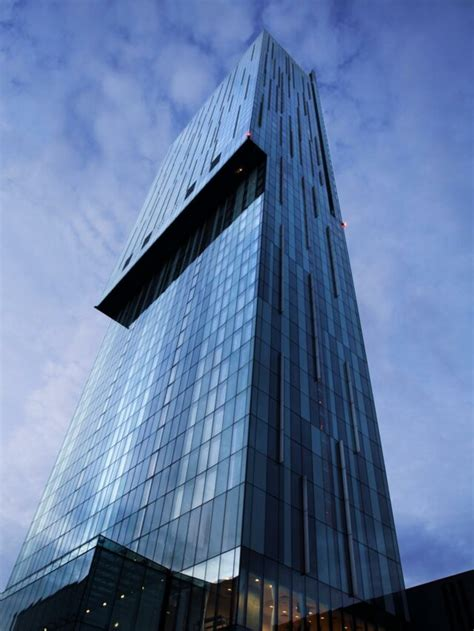
#> input picture examples/building.jpeg, 474 x 631 px
$ python main.py examples/building.jpeg
#> lines starting #> are read from the running program, lines starting #| are printed output that depends on the picture; after the words box and inside, x2 and y2 are one past the last pixel; in counts of white or black regions, pixels touching at a corner belong together
### ransac.py
import numpy as np
def normalize_vector(v):
    norm = np.hypot(v[0], v[1])
    if norm == 0:
        return None
    return (v[0] / norm, v[1] / norm)


def angle_between(v1, v2):
    dot = v1[0]*v2[0] + v1[1]*v2[1]
    det = v1[0]*v2[1] - v1[1]*v2[0]
    return np.arctan2(det, dot)

def direction_vector(line):
    x1, y1, x2, y2 = line[0]
    return (x2 - x1, y2 - y1)

def ransac_line_clusters(lines, angle_threshold=np.deg2rad(10), max_clusters=3):
    clusters = []
    used = [False] * len(lines)

    for i, line in enumerate(lines):
        if used[i]:
            continue
        base_vec = direction_vector(line)
        base_vec = normalize_vector(base_vec)
        if base_vec is None:
            continue

        cluster = [line]
        used[i] = True

        for j in range(i + 1, len(lines)):
            if used[j]:
                continue
            compare_vec = direction_vector(lines[j])
            compare_vec = normalize_vector(compare_vec)
            if compare_vec is None:
                continue
            angle = abs(angle_between(base_vec, compare_vec))
            if angle < angle_threshold or abs(angle - np.pi) < angle_threshold:
                cluster.append(lines[j])
                used[j] = True

        clusters.append(cluster)
        if len(clusters) >= max_clusters:
            break

    return clusters

### main.py
import matplotlib.pyplot as plt
import numpy as np
import argparse
import cv2
import itertools
from ransac import ransac_line_clusters

def is_grayscale(img):
    return len(img.shape) == 2


def get_image_in_rgb(img):
    if is_grayscale(img):
        return cv2.cvtColor(img.copy(), cv2.COLOR_GRAY2RGB)
    else:
        return img.copy()


def get_image_with_lines(img, lines):
    # Draw the lines on a copy of the original image
    output = get_image_in_rgb(img)
    if lines is not None:
        for line in lines:
            x1, y1, x2, y2 = line[0]
            cv2.line(output, (x1, y1), (x2, y2), (255, 0, 0), 2)
    return output


def segment_to_line(line):
    x1, y1, x2, y2 = line[0]
    A = y2 - y1
    B = x1 - x2
    C = A * x1 + B * y1
    return A, B, C


def direction_vector(segment):
    x1, y1, x2, y2 = segment[0]
    return x2 - x1, y2 - y1


def get_intersection_point(line1, line2):
    A1, B1, C1 = segment_to_line(line1)
    A2, B2, C2 = segment_to_line(line2)
    # v1 x v2 = ||v1|| ||v2|| sin(theta)
    v1 = direction_vector(line1)
    v2 = direction_vector(line2)
    cross = abs(v1[0] * v2[1] - v1[1] * v2[0])
    len1 = np.hypot(*v1)
    len2 = np.hypot(*v2)
    sin_theta = cross / (len1 * len2)
    if (abs(sin_theta) < 0.1):
        return None
    determinant = A1 * B2 - A2 * B1
    x = (C1 * B2 - C2 * B1) / determinant
    y = (A1 * C2 - A2 * C1) / determinant
    return x, y


def get_intersections(lines):
    for (line1, line2) in itertools.combinations(lines, 2):
        point = get_intersection_point(line1, line2)
        if (point is not None):
            yield point

def apply_canny(image, kernel_size, sigma):
    blurred = cv2.GaussianBlur(image, (kernel_size, kernel_size), sigma)
    edges = cv2.Canny(blurred, threshold1=100,
                          threshold2=200)
    return (blurred, edges)

def apply_ransac(lines, angle_threshold, max_clusters):
    intersection_points = []
    vps = []

    clusters = ransac_line_clusters(lines, angle_threshold, max_clusters)

    for cluster in clusters:
        intersections = list(get_intersections(cluster))
        intersection_points.extend(intersections)

        if intersections:
            vp = np.mean(intersections, axis=0)
            vps.append(vp)

    return (vps, intersection_points)


def display_image(image_path):
    """
    Reads and displays a PNG image using matplotlib.

    Parameters:
    image_path (str): Path to the PNG image file.
    """
#> called with image_path = 'examples/building.jpeg'

    try:
        # Read the image
        img = cv2.cvtColor(cv2.imread(image_path), cv2.COLOR_BGR2RGB)

        height, width, channels = img.shape
#> height = 631; width = 474; channels = 3
        print(f"Image dimensions: {width}x{height}, Channels: {channels}")
#| Image dimensions: 474x631, Channels: 3
        gray = cv2.cvtColor(img, cv2.COLOR_BGR2GRAY)
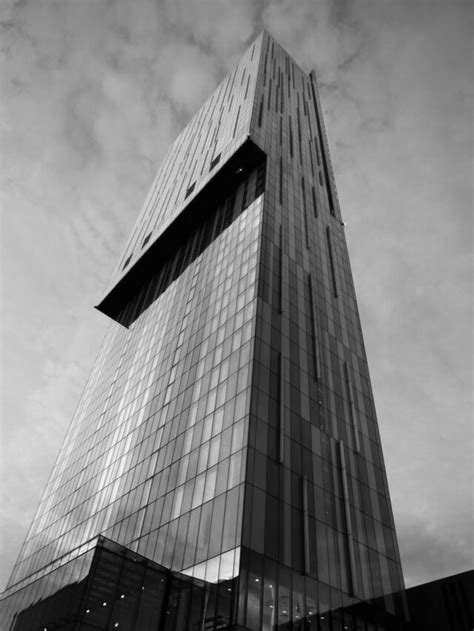
#> gray: shape (631, 474); min 0, max 252, mean 127.7

        blurred, edges = apply_canny(gray, kernel_size=9, sigma=1.4)
#> in apply_canny, `edges = cv2.Canny(blurred, threshold1=100, threshold2=200)`:
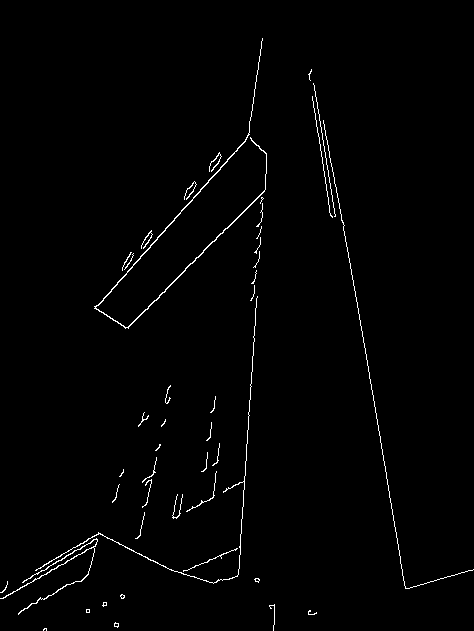
#> edges: shape (631, 474); 1.2% white in thin lines or dots
        lines = cv2.HoughLinesP(
            edges, rho=1.5, theta=np.pi / 360, threshold=100, minLineLength=20, maxLineGap=10)
#> lines = 14 rows, first 6: [111, 289, 247, 137], [327, 140, 393, 515], [128, 327, 264, 191], [244, 489, 256, 298], [386, 478, 405, 588], [3, 598, 95, 545]

        hough_edges = get_image_with_lines(edges, lines)
#> in get_image_in_rgb, `return cv2.cvtColor(img.copy(), cv2.COLOR_GRAY2RGB)`: returned value: shape (631, 474, 3); 1.2% white in thin lines or dots
#> the loop in get_image_with_lines, `for line in lines:` made 14 passes
#> (x1, y1, x2, y2) on passes 1 to 12: (111, 289, 247, 137), (327, 140, 393, 515), (128, 327, 264, 191), (244, 489, 256, 298), (386, 478, 405, 588), (3, 598, 95, 545), (314, 85, 335, 216), (239, 568, 244, 476), (209, 438, 212, 411), (184, 270, 240, 214), (248, 135, 259, 56), (312, 96, 331, 216)
#> after the loop in get_image_with_lines, `for line in lines:`:
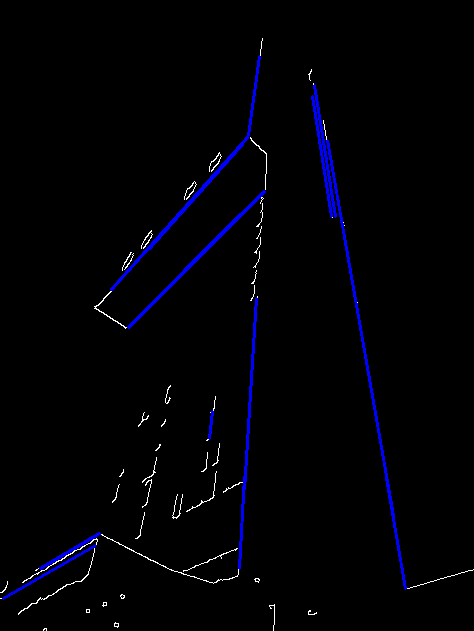
#> output: shape (631, 474, 3); mean B, G, R 6, 1.5, 1.5

        vps, intersection_points = apply_ransac(lines, angle_threshold=np.deg2rad(10), max_clusters=3)
#> in ransac_line_clusters, `used = [False] * len(lines)`: used = [False, False, False, False, False, False, False, False, False, False, False, False, False, False]
#> the loop in ransac_line_clusters, `for i, line in enumerate(lines):` made 4 passes
#> base_vec on passes 1, 2, 4: (0.667, -0.745), (0.173, 0.985), (0.0627, -0.998)
#> after the loop in ransac_line_clusters, `for i, line in enumerate(lines):`: clusters = 3 items; used = [True, True, True, True, True, False, True, True, True, True, True, True, False, True]
#> in apply_ransac, `clusters = ransac_line_clusters(lines, angle_threshold, max_clusters)`: clusters = 3 items
#> the loop in apply_ransac, `for cluster in clusters:` made 3 passes

        print(f"{len(intersection_points)} intersection points found.")
#| 0 intersection points found.
        print(f"{len(vps)} vanishing points found.")
#| 0 vanishing points found.

        fig, ((ax1, ax2), (ax3, ax4)) = plt.subplots(2, 2, figsize=(15, 5))

        ax1.imshow(img)
        ax1.set_title("Original")
        ax1.grid(True, linestyle="--", alpha=0.7, color='grey')

        ax2.imshow(hough_edges, cmap="gray")
        for point in intersection_points:
            x, y = point
            ax2.scatter(x, y, c='blue', s=10)
#> this loop made 0 passes
        for point in vps:
            x, y = point
            ax2.scatter(x, y, c='yellow', s=10)
        height, width = hough_edges.shape[:2]
        ax2.set_xlim(0, width)
        ax2.set_ylim(height, 0)
        ax2.set_title(
            "Hough lines with intersection (blue) and vanishing points (yellow)")
        ax2.grid(True, linestyle="--", alpha=0.7, color='grey')

        plt.tight_layout()
        plt.show()
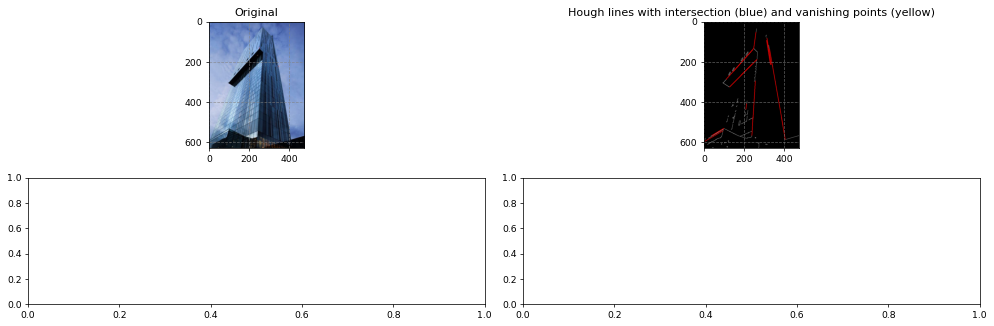
#> figure drawn by matplotlib, 2 panels; B, G, R data is drawn as R, G, B

        # # Display the image
        # plt.figure(figsize=(10, 6))  # Optional: Adjust figure size
        # plt.imshow(img)
        # plt.axis('on')  # Turn off axis labels
        # plt.show()

    except FileNotFoundError:
        print(f"Error: The file '{image_path}' was not found.")
    except Exception as e:
        print(f"An error occurred: {e}")
        raise e


def main():
    parser = argparse.ArgumentParser(
        description="Display a PNG image using matplotlib.")

    parser.add_argument(
        "image_path",
        type=str,
        help="Path to the PNG image file to display"
    )

    args = parser.parse_args()
    display_image(args.image_path)


main()

$ run again, on examples/merton.jpg
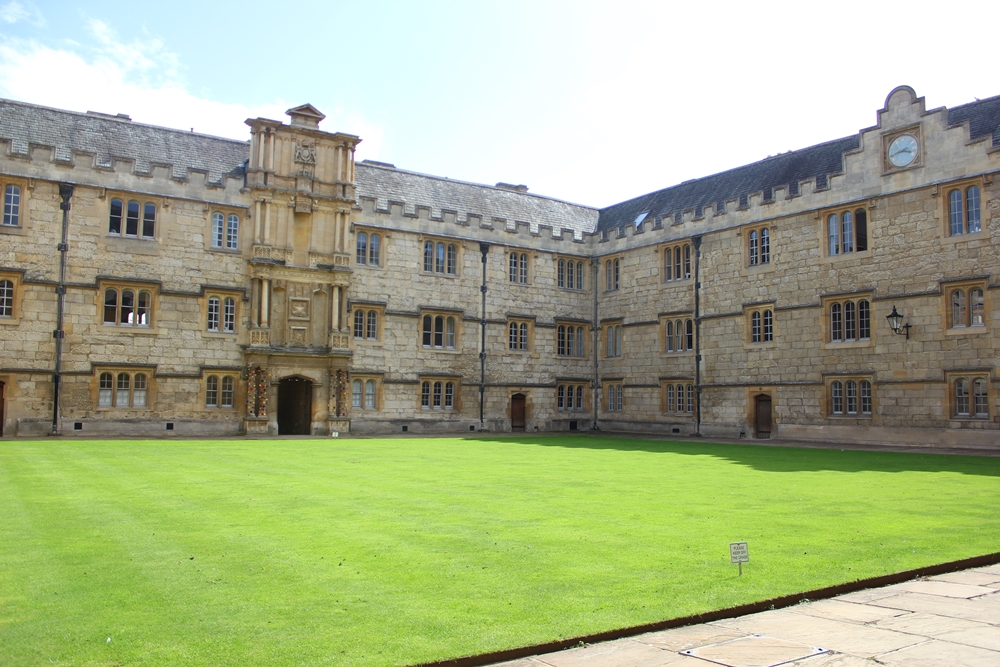
#> input picture examples/merton.jpg, 1000 x 667 px
#| Image dimensions: 1000x667, Channels: 3
#> edges: shape (667, 1000); 1.2% white in thin lines or dots, all inside (x1, y1, x2, y2) = (0, 85, 1000, 667)
#> lines = 35 rows, first 6: [340, 221, 588, 255], [91, 439, 167, 439], [768, 599, 999, 552], [605, 448, 649, 451], [671, 239, 865, 198], [396, 169, 494, 186]
#> the loop in get_image_with_lines, `for line in lines:` made 35 passes
#> after the loop in get_image_with_lines, `for line in lines:`:
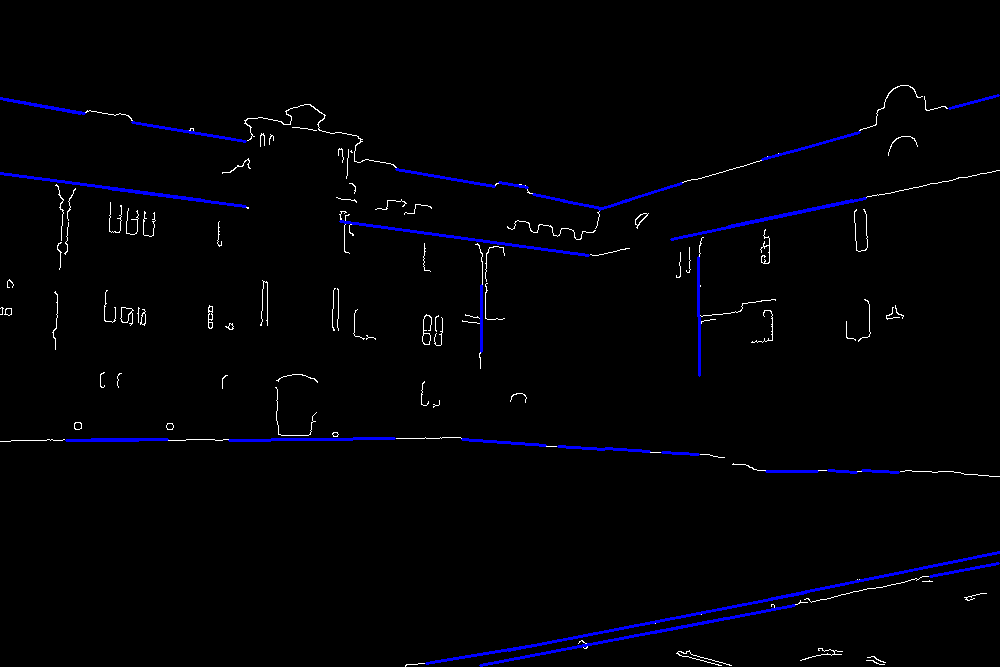
#> output: shape (667, 1000, 3); mean B, G, R 5.4, 1.8, 1.8
#> in ransac_line_clusters, `used = [False] * len(lines)`: used = 35 items, first 6: False, False, False, False, False, False
#> the loop in ransac_line_clusters, `for i, line in enumerate(lines):` made 31 passes
#> line on passes 2, 4, 5, 6, 7, 8, 9, 10: [[91, 439, 167, 439]], [[605, 448, 649, 451]], [[671, 239, 865, 198]], [[396, 169, 494, 186]], [[654, 632, 794, 605]], [[66, 440, 138, 440]], [[508, 650, 806, 592]], [[620, 202, 681, 183]]
#> after the loop in ransac_line_clusters, `for i, line in enumerate(lines):`: clusters = 3 items; used = 35 items, first 6: True, True, True, True, True, True
#> in apply_ransac, `clusters = ransac_line_clusters(lines, angle_threshold, max_clusters)`: clusters = 3 items
#> the loop in apply_ransac, `for cluster in clusters:` made 3 passes
#| 92 intersection points found.
#| 2 vanishing points found.
#> the loop in display_image, `for point in intersection_points:` made 92 passes
#> point on passes 1 to 8: (1930.1, 439), (1937.4, 440), (1798.6, 421), (2163.5, 471), (1952.5, 439), (1909.6, 439), (2018.4, 439), (2009.8, 439)
#> the loop in display_image, `for point in vps:` made 2 passes
#> point on passes 1 to 2: [2285.2, 510.9], [-2993, 1311]
#> in display_image, `plt.show()`:
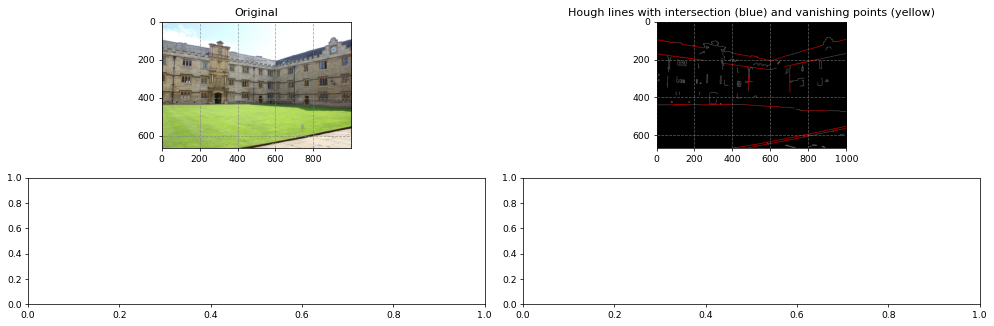
#> figure drawn by matplotlib, 2 panels; B, G, R data is drawn as R, G, B
